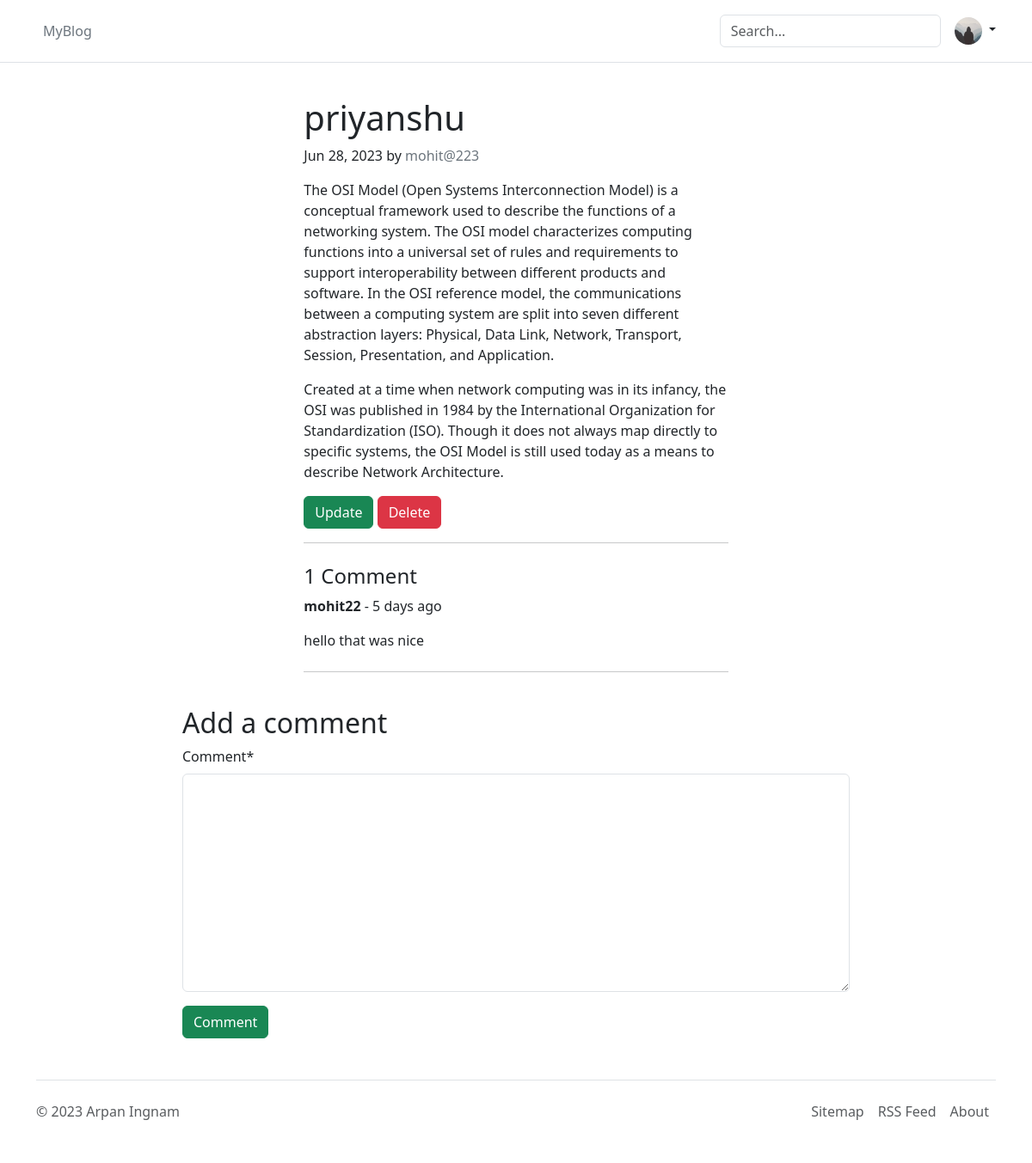
Page /blog/priyanshu/ (signed in) on the committed database.
### accounts/models.py (models this page shows, shortened)
class CustomUser(AbstractUser):
    pass

class Profile(models.Model):
    user = models.OneToOneField(settings.AUTH_USER_MODEL, on_delete=models.CASCADE)
    image = models.ImageField(default="default.jpg", upload_to="Profile Pictures/")

### blogs/models.py (models this page shows, shortened)
class Post(models.Model):
    class Status(models.TextChoices):
        DRAFT = "DF", "Draft"
        PUBLISHED = "PB", "Published"
    title = models.CharField(max_length=250)
    slug = models.SlugField(max_length=250, unique_for_date="publish")
    body = models.TextField()
    publish = models.DateTimeField(default=timezone.now)
    status = models.CharField(
        max_length=2,
        choices=Status.choices,
        default=Status.DRAFT,
    )
    author = models.ForeignKey(
        settings.AUTH_USER_MODEL,
        on_delete=models.CASCADE,
        related_name="blog_posts",
    )
    created = models.DateTimeField(auto_now_add=True)
    updated = models.DateTimeField(auto_now=True)
    objects = models.Manager()  # default Manager
    published = PublishedManager()  # custom Manager
    class Meta:
        ordering = ["-publish"]
        indexes = [
            models.Index(fields=["-publish"]),
        ]

class Comment(models.Model):
    post = models.ForeignKey(Post, on_delete=models.CASCADE, related_name="comments")
    comment = models.TextField()
    author = models.ForeignKey(settings.AUTH_USER_MODEL, on_delete=models.CASCADE)
    created = models.DateTimeField(auto_now_add=True)
    updated = models.DateTimeField(auto_now=True)
    active = models.BooleanField(default=True)
    class Meta:
        ordering = ["-created"]
        indexes = [
            models.Index(fields=["created"]),
        ]

### blogs/views.py (the view, shortened to what this page needs)
class PostDetailView(generic.DetailView):
    def get(self, request, *args, **kwargs):
        view = CommentGetView.as_view()
        return view(request, *args, **kwargs)

### blogs/forms.py
class CommentModelForm(forms.ModelForm):
    class Meta:
        model = Comment
        fields = ["comment"]

### blogs/templatetags/markdown_extras.py (called while the page is built)
@register.filter()
@stringfilter
def markdown(value):
    return md.markdown(value, extensions=["markdown.extensions.fenced_code"])

### blogs/views.py (called while the page is built)
    def get_object(self):
        return get_object_or_404(
            Post,
            status=Post.Status.PUBLISHED,
            slug=self.kwargs["post_slug"],
        )

    def get_context_data(self, **kwargs):
        context = super().get_context_data(**kwargs)
        post = self.get_object()
        comments = post.comments.filter(active=True)
        context["comments"] = comments
        context["form"] = CommentModelForm()
        return context

### blogs/templates/blogs/post_detail.html (shortened to what this page needs)
{% extends 'base.html' %}
{% load markdown_extras %}
{% block content %}
<div class="g-5 pt-4">
  <div class="container col-md-8">
    <h1 class="blog-post-title">{{ post.title }}</h1>
    <p class="blog-post-meta">
      {{ post.publish|date:'M j, o' }} by
      <a class="text-decoration-none text-secondary" href="#">{{ post.author }}</a>
    </p>
    {{ post.body|markdown|safe }}
    {% if request.user == post.author %}
      <a class="btn btn-success" href="{% url 'blogs:post_update' post.slug %}">
        Update
      </a>
      <a class="btn btn-danger" href="{% url 'blogs:post_delete' post.slug %}">
        Delete
      </a>
    {% endif %}
    <hr>
    <div class="my-4">
      {% with comments.count as total_comments %}
      <h4>{{ total_comments }} Comment{{ total_comments|pluralize }}</h4>
      {% endwith %}
      {% for comment in comments %}
      <p><b>{{ comment.author.username }}</b> - {{ comment.created|timesince }} ago</p>
      {{ comment.comment|linebreaks  }}
      {% empty %}
      <p>There are no comments.</p>
      {% endfor %}
    </div>
    <hr>
  </div>
  {% if request.user.is_authenticated %}
    {% include 'blogs/comment_form.html' %}
  {% endif %}
</div>
{% endblock content %}

### templates/header.html (shortened to what this page needs)
<header class="p-3 mb-3 border-bottom">
  <div class="container">
    <div
      class="d-flex flex-wrap align-items-center justify-content-center justify-content-lg-start"
    >
      <ul class="nav col-12 col-lg-auto me-lg-auto mb-2 justify-content-center mb-md-0">
        <li>
          <a href="{% url 'post_list' %}" class="nav-link px-2 link-secondary"
            >MyBlog
          </a>
        </li>
      </ul>
      <form class="col-12 col-lg-auto mb-3 mb-lg-0 me-lg-3" action="{% url 'blogs:search' %}" method="get">
        <input name="q" class="form-control" placeholder="Search..." aria-label="Search"/>
      </form>
      {% if request.user.is_authenticated %}
      <div class="dropdown text-end">
        <a
          href="#"
          class="d-block link-dark text-decoration-none dropdown-toggle"
          data-bs-toggle="dropdown"
          aria-expanded="false"
        >
          <img
            src="{{ request.user.profile.image.url }}"
            alt="mdo"
            width="32"
            height="32"
            class="rounded-circle"
          />
        </a>
      </div>
      {% endif %}
    </div>
  </div>
</header>

### rows in the picture
CustomUser: user.profile.image (placeholder picture)
Post: title "priyanshu", publish "Jun 28, 2023", author "mohit@223", body "The OSI Model (Open Systems Interconnection Model) is a conceptual framework used to describe the functions of a networking system. The OSI model characterizes computing functions into a universal set of rules and requirements to support interoperability between different products and software. In the OSI reference model, the communications between a computing system are split into seven different abstraction layers: Physical, Data Link, Network, Transport, Session, Presentation, and Application. Created at a time when network computing was in its infancy, the OSI was published in 1984 by the International Organization for Standardization (ISO). Though it does not always map directly to…"
Comment: author.username "mohit22", created "5 days", comment "hello that was nice"

### other values in the picture
{{ total_comments }} "1"
